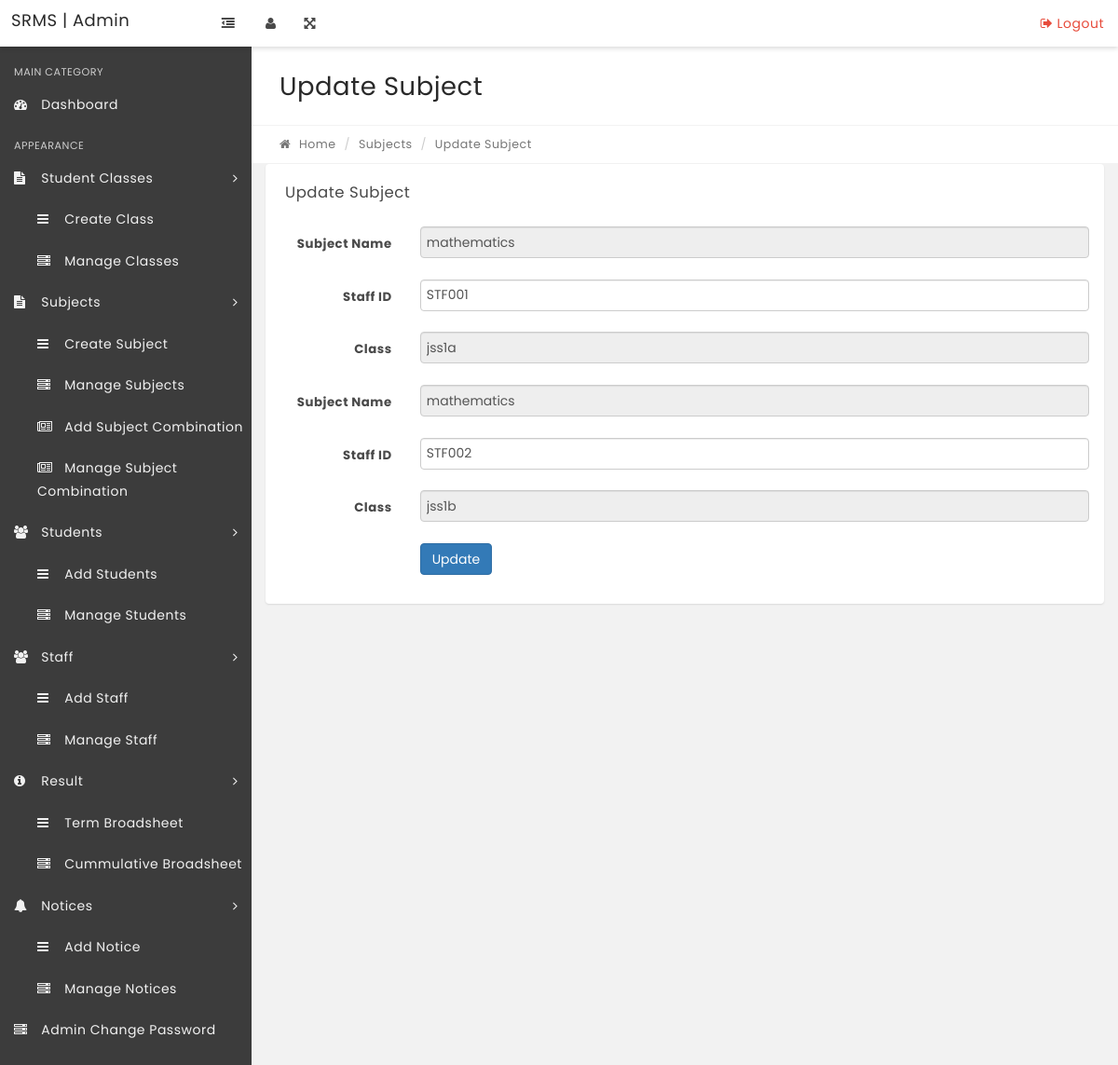
Page /RMP-admin/edit-subject.php?subjectid=11 on the committed database.
### tables this page shows
CREATE TABLE `staff_class_subject` (
  `staffid` varchar(20) NOT NULL,
  `classid` varchar(20) NOT NULL,
  `sub_id` int(11) NOT NULL
);

CREATE TABLE `subjects` (
  `sub_id` int(11) NOT NULL,
  `subject` varchar(255) NOT NULL
);

### RMP-admin/edit-subject.php (the view, shortened to what this page needs)
<?php
include('includes/config.php');
?>
<!DOCTYPE html>
<html lang="en">
    <head>
        <link rel="stylesheet" href="css/bootstrap.min.css" media="screen">
        <link rel="stylesheet" href="css/font-awesome.min.css" media="screen">
        <link rel="stylesheet" href="css/animate-css/animate.min.css" media="screen">
        <link rel="stylesheet" href="css/lobipanel/lobipanel.min.css" media="screen">
        <link rel="stylesheet" href="css/prism/prism.css" media="screen">
        <link rel="stylesheet" href="css/select2/select2.min.css">
        <link rel="stylesheet" href="css/main.css" media="screen">
    </head>
    <body class="top-navbar-fixed">
        <div class="main-wrapper">
            <?php include('includes/topbar.php');?>
            <div class="content-wrapper">
                <div class="content-container">
                    <?php include('includes/leftbar.php');?>
                    <div class="main-page">
                        <div class="container-fluid">
                            <div class="row page-title-div">
                                <div class="col-md-6">
                                    <h2 class="title">Update Subject</h2>
                                </div>
                            </div>
                            <div class="row breadcrumb-div">
                                <div class="col-md-6">
                                    <ul class="breadcrumb">
                                        <li><a href="dashboard.php"><i class="fa fa-home"></i> Home</a></li>
                                        <li>Subjects</li>
                                        <li class="active">Update Subject</li>
                                    </ul>
                                </div>
                            </div>
                        </div>
                        <div class="container-fluid">
                            <div class="row">
                                <div class="col-md-12">
                                    <div class="panel">
                                        <div class="panel-heading">
                                            <div class="panel-title">
                                                <h5>Update Subject</h5>
                                            </div>
                                        </div>
                                        <div class="panel-body">
                                            <form class="form-horizontal" method="post">
                                                <?php
                                                $sid = intval($_GET['subjectid']);
                                                $sql = "SELECT DISTINCT scs.sub_id, scs.staffid, scs.classid, a.fname, s.subject
                                                        FROM staff_class_subject scs
                                                        JOIN admin a ON scs.staffid = a.staffid
                                                        JOIN subjects s ON scs.sub_id = s.sub_id
                                                        WHERE scs.sub_id = :sid";
                                                $query = $dbh->prepare($sql);
                                                $query->bindParam(':sid', $sid, PDO::PARAM_STR);
                                                $query->execute();
                                                $results = $query->fetchAll(PDO::FETCH_OBJ);
                                                if ($query->rowCount() > 0) {
                                                    foreach ($results as $result) {
                                                ?>
                                                <div class="form-group">
                                                    <label for="subjectname" class="col-sm-2 control-label">Subject Name</label>
                                                    <div class="col-sm-10">
                                                        <input type="text" name="subjects[]" value="<?php echo htmlentities($result->subject); ?>" class="form-control" readonly>
                                                    </div>
                                                </div>
                                                <div class="form-group">
                                                    <label for="staffid" class="col-sm-2 control-label">Staff ID</label>
                                                    <div class="col-sm-10">
                                                        <input type="text" name="staffids[]" value="<?php echo htmlentities($result->staffid); ?>" class="form-control">
                                                    </div>
                                                </div>
                                                <div class="form-group">
                                                    <label for="classid" class="col-sm-2 control-label">Class</label>
                                                    <div class="col-sm-10">
                                                        <input type="text" name="classids[]" value="<?php echo htmlentities($result->classid); ?>" class="form-control" readonly>
                                                    </div>
                                                </div>
                                                <?php
                                                    }
                                                }
                                                ?>
                                                <div class="form-group">
                                                    <div class="col-sm-offset-2 col-sm-10">
                                                        <button type="submit" name="Update" class="btn btn-primary">Update</button>
                                                    </div>
                                                </div>
                                            </form>
                                        </div>
                                    </div>
                                </div>
                            </div>
                        </div>
                    </div>
                </div>
            </div>
        </div>
    </body>
</html>

### rows in the picture
staff_class_subject: sub.subject "mathematics", staffid "STF001", classid "jss1a"
staff_class_subject: sub.subject "mathematics", staffid "STF002", classid "jss1b"
